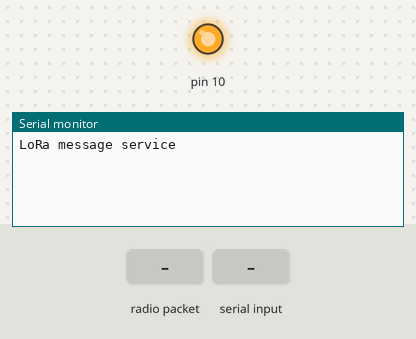
This sketch was run on a simulated Arduino Uno, built with avr-gcc and run on an emulated ATmega328P. Parts: output pins drawn as LEDs (lit = HIGH), the last lines printed to the serial monitor. The test bench sets the inputs (shaded band). No radio packets arrive unless stated.

Above: at 2.2 s.
2.3 s: radio packet "1" arrives
At 3.4 s:
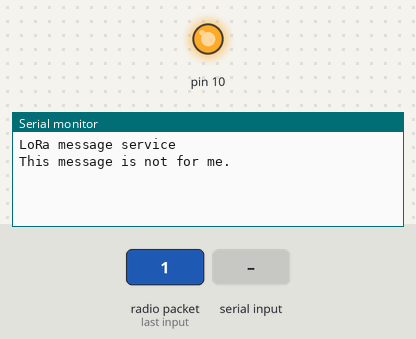
3.8 s: "1" received over Serial
At 4.6 s:
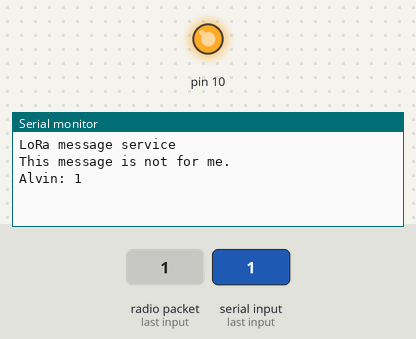

Measured:
- after the input at 2.3 s, the serial monitor: prints a new line at once (image 1)
- after the input at 3.8 s, the serial monitor: prints a new line at once (image 2)

The sketch:

CHAT_ONLY.ino
```cpp
#include <SPI.h>
#include <LoRa.h>
#include <Wire.h>

#define SS 8
#define RST 4
#define DI0 7

#define BAND 889000000.00
#define spreadingFactor 9
#define SignalBandwidth 31.25E3
#define codingRateDenominator 8
#define preambleLength 8

String message;

byte localAddress = 0xBB;
byte destination = 0xFF;

void setup() {
  Wire.begin();
  Serial.begin(250000);
  Serial.println("LoRa message service");


  while (!Serial);
  SPI.begin();
  LoRa.setPins(SS, RST, DI0);
  LoRa.setSpreadingFactor(spreadingFactor);
  LoRa.setSignalBandwidth(SignalBandwidth);
  LoRa.setCodingRate4(codingRateDenominator);
  LoRa.setPreambleLength(preambleLength);

  if (!LoRa.begin(BAND)) {
    Serial.println("Starting LoRa failed!");
    while (1);
  }
  delay(1000);
}

void loop() {
  while (Serial.available()) {
    delay(2);  //delay to allow byte to arrive in input buffer
    char c = Serial.read();
    message += c;
  }

  if (message.length() > 0) {
    Serial.println("Alvin: " + message); //name seen in the Serial Monitor
    LoRa.beginPacket();
    LoRa.write(destination);
    LoRa.write(localAddress);
    LoRa.print("Alvin: " + message); //name seen on the receiving end
    LoRa.endPacket();
    message = "";
  }

  onReceive(LoRa.parsePacket());

}

void onReceive(int packetSize) {
  if (packetSize == 0) return;          // if there's no packet, return

  int recipient = LoRa.read();
  String incoming = "";

  while (LoRa.available()) {
    incoming += (char)LoRa.read();
  }

  if (recipient != localAddress && recipient != 0xFF) {
    Serial.println("This message is not for me.");
    return;                             // skip rest of function
  }

  Serial.print(incoming);
  Serial.print(" || RSSI: ");
  Serial.println(LoRa.packetRssi());
  Serial.println();
}
```
